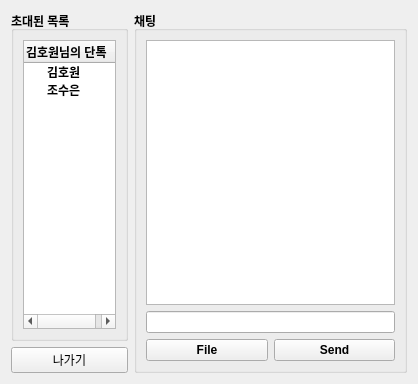
<?xml version="1.0" encoding="UTF-8"?>
<ui version="4.0">
 <class>invitedChat</class>
 <widget class="QWidget" name="invitedChat">
  <property name="geometry">
   <rect>
    <x>0</x>
    <y>0</y>
    <width>418</width>
    <height>384</height>
   </rect>
  </property>
  <property name="windowTitle">
   <string>Form</string>
  </property>
  <layout class="QHBoxLayout" name="horizontalLayout_3">
   <item>
    <layout class="QHBoxLayout" name="horizontalLayout_2">
     <item>
      <layout class="QVBoxLayout" name="verticalLayout_4">
       <item>
        <widget class="QGroupBox" name="groupBox_2">
         <property name="font">
          <font>
           <bold>true</bold>
          </font>
         </property>
         <property name="title">
          <string>초대된 목록</string>
         </property>
         <property name="flat">
          <bool>true</bool>
         </property>
         <layout class="QVBoxLayout" name="verticalLayout">
          <item>
           <widget class="QTreeWidget" name="treeWidget">
            <property name="maximumSize">
             <size>
              <width>100</width>
              <height>16777215</height>
             </size>
            </property>
            <column>
             <property name="text">
              <string>김호원님의 단톡</string>
             </property>
            </column>
            <item>
             <property name="text">
              <string>김호원</string>
             </property>
            </item>
            <item>
             <property name="text">
              <string>조수은</string>
             </property>
            </item>
           </widget>
          </item>
         </layout>
        </widget>
       </item>
       <item>
        <widget class="QPushButton" name="pushButton_4">
         <property name="text">
          <string>나가기</string>
         </property>
        </widget>
       </item>
      </layout>
     </item>
     <item>
      <widget class="QGroupBox" name="groupBox_3">
       <property name="font">
        <font>
         <bold>true</bold>
        </font>
       </property>
       <property name="title">
        <string>채팅</string>
       </property>
       <property name="flat">
        <bool>true</bool>
       </property>
       <layout class="QVBoxLayout" name="verticalLayout_2">
        <item>
         <widget class="QTextEdit" name="textEdit">
          <property name="maximumSize">
           <size>
            <width>300</width>
            <height>16777215</height>
           </size>
          </property>
         </widget>
        </item>
        <item>
         <widget class="QLineEdit" name="lineEdit">
          <property name="maximumSize">
           <size>
            <width>300</width>
            <height>16777215</height>
           </size>
          </property>
         </widget>
        </item>
        <item>
         <layout class="QHBoxLayout" name="horizontalLayout">
          <item>
           <widget class="QPushButton" name="pushButton_2">
            <property name="maximumSize">
             <size>
              <width>150</width>
              <height>16777215</height>
             </size>
            </property>
            <property name="text">
             <string>File</string>
            </property>
           </widget>
          </item>
          <item>
           <widget class="QPushButton" name="pushButton">
            <property name="maximumSize">
             <size>
              <width>150</width>
              <height>16777215</height>
             </size>
            </property>
            <property name="text">
             <string>Send</string>
            </property>
           </widget>
          </item>
         </layout>
        </item>
       </layout>
      </widget>
     </item>
    </layout>
   </item>
  </layout>
 </widget>
 <resources/>
 <connections/>
</ui>
